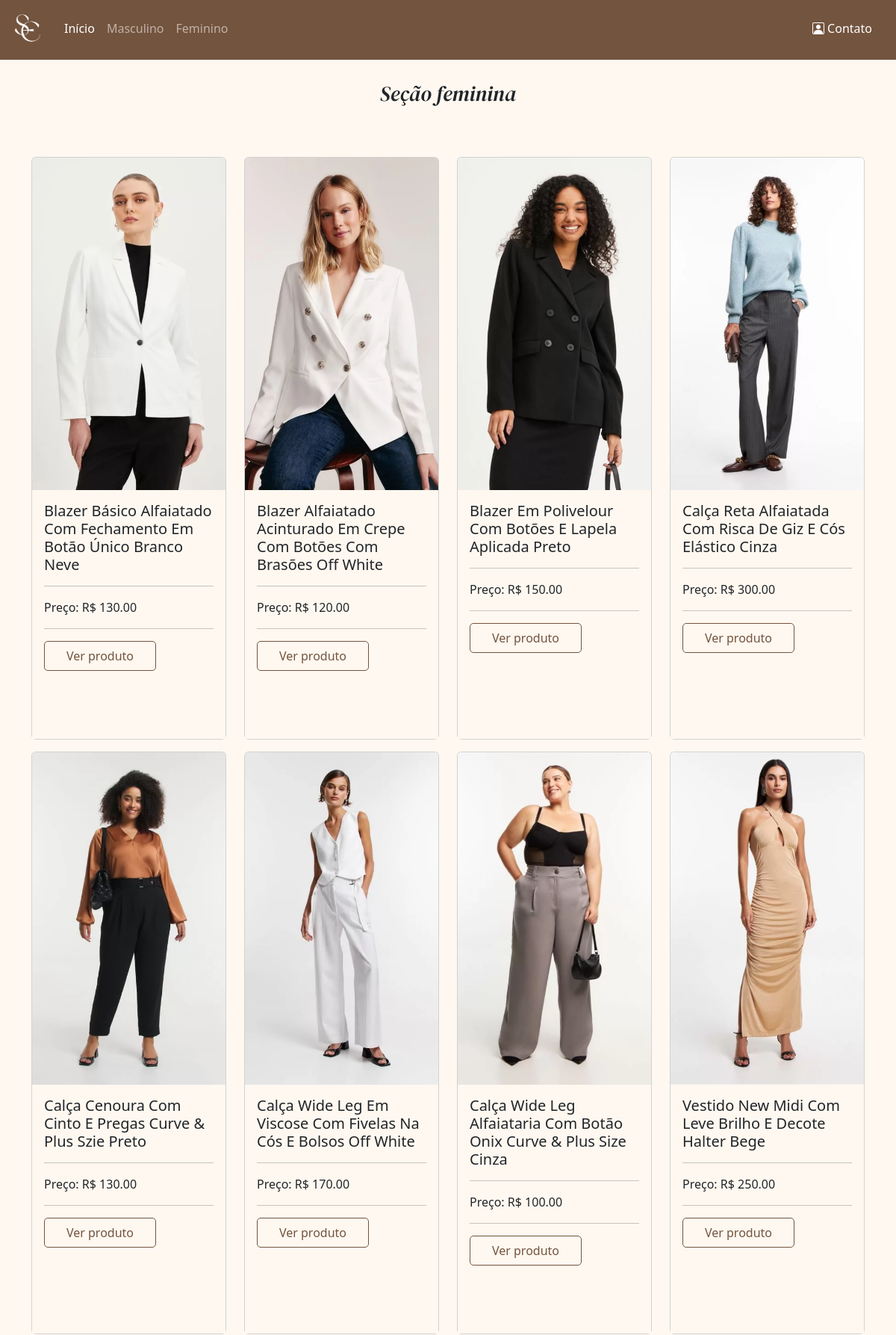
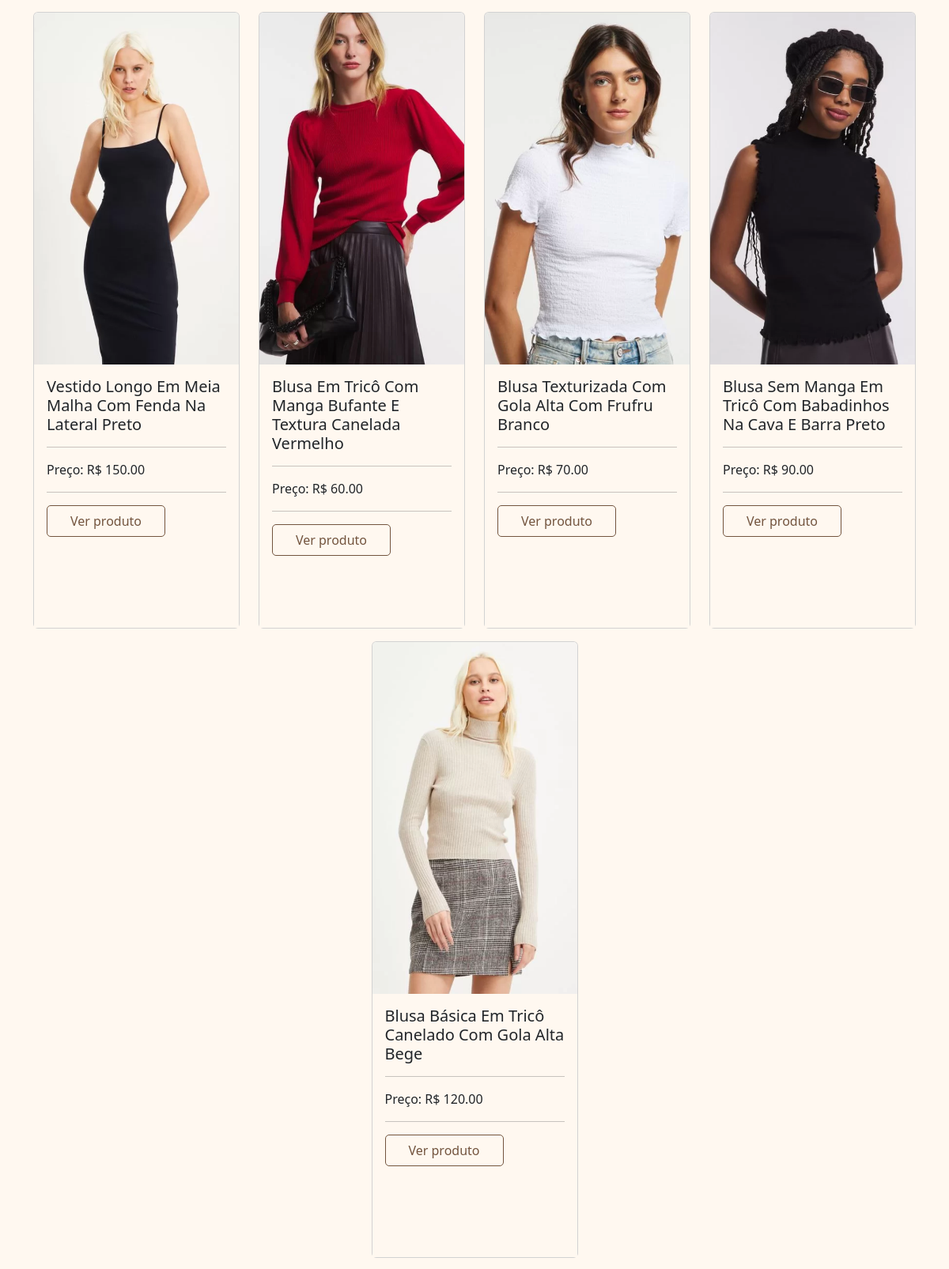
Screenshot of /feminino.php (upper part) with the database file from the repository (2 pictures, top to bottom).
### tables this page shows
CREATE TABLE `produto` (
  `idproduto` int(10) unsigned NOT NULL AUTO_INCREMENT,
  `idsexo` int(10) unsigned NOT NULL,
  `nomeProduto` varchar(250) NOT NULL DEFAULT '',
  `tipo` varchar(50) NOT NULL DEFAULT '',
  `nomeFoto` varchar(200) NOT NULL DEFAULT '',
  `valor` varchar(45) NOT NULL DEFAULT '',
  `marca` varchar(45) NOT NULL DEFAULT '',
  `cor` varchar(45) NOT NULL DEFAULT '',
  `tamanho` varchar(10) NOT NULL DEFAULT '0',
  `telainicial` varchar(4) NOT NULL DEFAULT '',
  `posicao` varchar(4) DEFAULT NULL,
  `cadastro` datetime NOT NULL,
  `ativo` char(1) NOT NULL DEFAULT 'A',
  `alteracao` timestamp NOT NULL DEFAULT current_timestamp() ON UPDATE current_timestamp(),
  PRIMARY KEY (`idproduto`)
);

### func/funcoes.php (called while the page is built, shortened)
<?php
function listarTabela($campos, $tabela)
{
    $conn = conectar();
    try {
        $conn->beginTransaction();
        $sqlListaTabelas = $conn->prepare("SELECT $campos FROM $tabela");
        $sqlListaTabelas->execute();
        $conn->commit();
        if ($sqlListaTabelas->rowCount() > 0) {
            return $sqlListaTabelas->fetchAll(PDO::FETCH_OBJ);
        }
        return False;
    } catch (PDOException $e) {
        echo 'Exception -> ';
        return ($e->getMessage());
        $conn->rollback();
    }
}

### feminino.php (the view, shortened to what this page needs)
<?php
include_once("func/funcoes.php");
?>
<!doctype html>
<html lang="pt-br">
<head>
    <link rel="stylesheet" href="./css/style.css">
    <link href="https://cdn.jsdelivr.net/npm/bootstrap@5.3.3/dist/css/bootstrap.min.css" rel="stylesheet"
>
    <link rel="stylesheet" type="text/css"
          href="https://cdnjs.cloudflare.com/ajax/libs/MaterialDesign-Webfont/7.0.96/css/materialdesignicons.min.css">
    <link rel="stylesheet" href="https://cdn.jsdelivr.net/npm/bootstrap-icons@1.11.3/font/bootstrap-icons.min.css">
    <link rel="stylesheet" type="text/css" href="https://cdn.jsdelivr.net/npm/toastify-js/src/toastify.min.css">
</head>
<body class="quasebranco">
<?php include_once('navbar.php') ?>
<div class="container mt-4">
    <div class="text-center fs-3 secao">
        Seção feminina
    </div>
    <div class="row mt-5 mb-3 d-flex justify-content-center align-items-center">
        <?php
        $roupas = listarTabela('*', 'produto');
        foreach ($roupas as $femi) {
            $sexo = $femi->idsexo;
            if ($sexo == 1) {
                $foto = $femi->nomeFoto;
                $nome = $femi->nomeProduto;
                $preco = $femi->valor;
                ?>
                <div class="col-lg-3 col-6 mt-3">
                    <div class="card quasebranco pointer" style="min-height: 780px">
                        <img src="./img/roupas/feminino/<?php echo $foto ?>" class="card-img-top"
                             alt="<?php echo $nome ?>" title="<?php echo $nome ?>">
                        <div class="card-body quasebranco minHeightCard">
                            <h5 class="card-title"><?php echo $nome ?></h5>
                            <hr>
                            <div class="d-flex align-items-center">
                                <div>Preço: R$  </div> <div><?php echo $preco?></div>
                            </div>
                            <hr>
                            <div>
                                <form action="produto.php" method="get">
                                    <button type="submit" class="btnVerProduto">Ver produto</button>
                                </form>
                            </div>
                        </div>
                    </div>
                </div>
                <?php
            }
        }
        ?>
    </div>
</div>
</body>
</html>

### css/style.css (style rules this page uses)
body { margin: 0; padding: 0; }
::placeholder { font-family: -apple-system, BlinkMacSystemFont, 'Segoe UI', Roboto, Oxygen, Ubuntu, Cantarell, 'Open Sans', 'Helvetica Neue', sans-serif; }
.quasebranco { background-color: #fff8f0; }
.pointer { cursor: pointer; }
.minHeightCard { min-height: 150px; }
.secao { font-family: "DM Serif Display", serif; font-weight: 400; font-style: italic; }
.btnVerProduto { width: 150px; height: 40px; border: 1px solid #73543e; color: #73543e; background: transparent; border-radius: 5px; }

### rows the page displays
produto: nomeFoto (picture), nomeProduto "Blazer Básico Alfaiatado Com Fechamento Em Botão Único Branco Neve", valor "130.00"
produto: nomeFoto (picture), nomeProduto "Blazer Alfaiatado Acinturado Em Crepe Com Botões Com Brasões Off White", valor "120.00"
produto: nomeFoto (picture), nomeProduto "Blazer Em Polivelour Com Botões E Lapela Aplicada Preto", valor "150.00"
produto: nomeFoto (picture), nomeProduto "Calça Reta Alfaiatada Com Risca De Giz E Cós Elástico Cinza", valor "300.00"
produto: nomeFoto (picture), nomeProduto "Calça Cenoura Com Cinto E Pregas Curve & Plus Szie Preto", valor "130.00"
produto: nomeFoto (picture), nomeProduto "Calça Wide Leg Em Viscose Com Fivelas Na Cós E Bolsos Off White", valor "170.00"
produto: nomeFoto (picture), nomeProduto "Calça Wide Leg Alfaiataria Com Botão Onix Curve & Plus Size Cinza", valor "100.00"
produto: nomeFoto (picture), nomeProduto "Vestido New Midi Com Leve Brilho E Decote Halter Bege", valor "250.00"
produto: nomeFoto (picture), nomeProduto "Vestido Longo Em Meia Malha Com Fenda Na Lateral Preto", valor "150.00"
produto: nomeFoto (picture), nomeProduto "Blusa Em Tricô Com Manga Bufante E Textura Canelada Vermelho", valor "60.00"
produto: nomeFoto (picture), nomeProduto "Blusa Texturizada Com Gola Alta Com Frufru Branco", valor "70.00"
produto: nomeFoto (picture), nomeProduto "Blusa Sem Manga Em Tricô Com Babadinhos Na Cava E Barra Preto", valor "90.00"
produto: nomeFoto (picture), nomeProduto "Blusa Básica Em Tricô Canelado Com Gola Alta Bege", valor "120.00"
